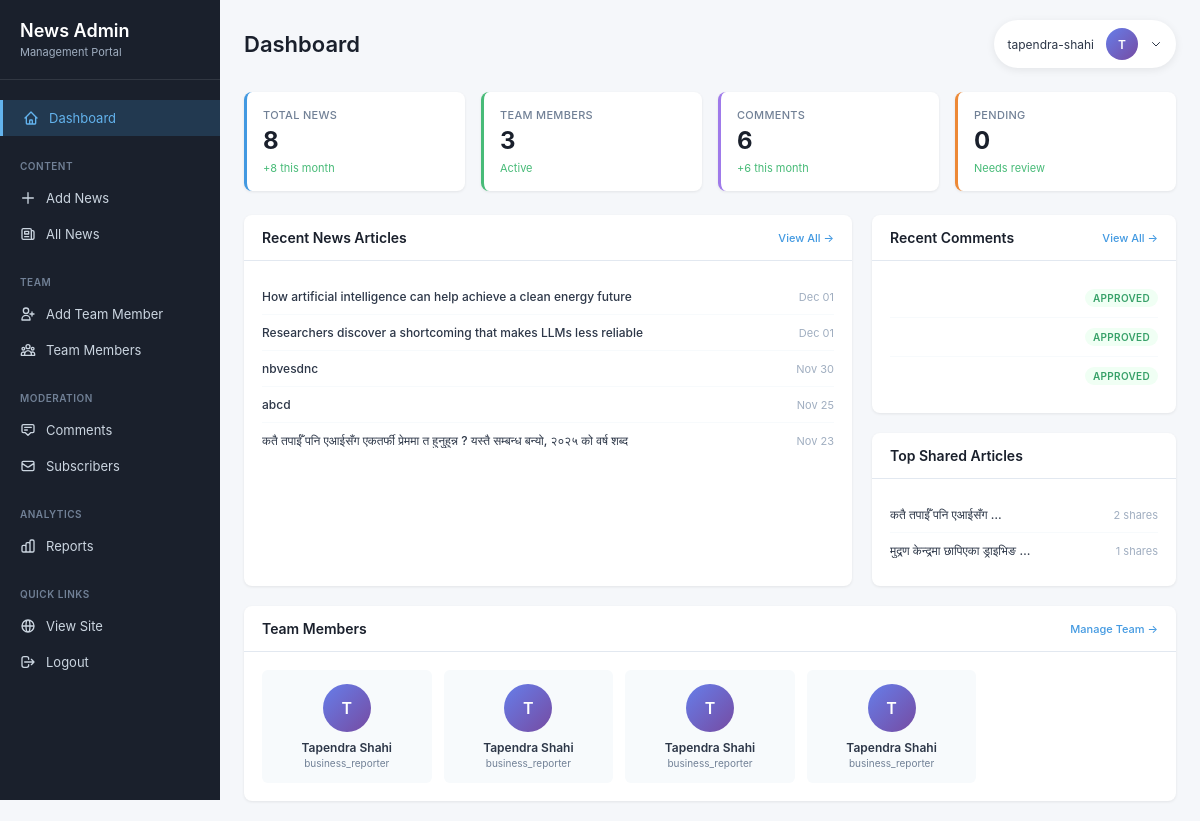
The app's page /custom-admin/ (signed in), older data.
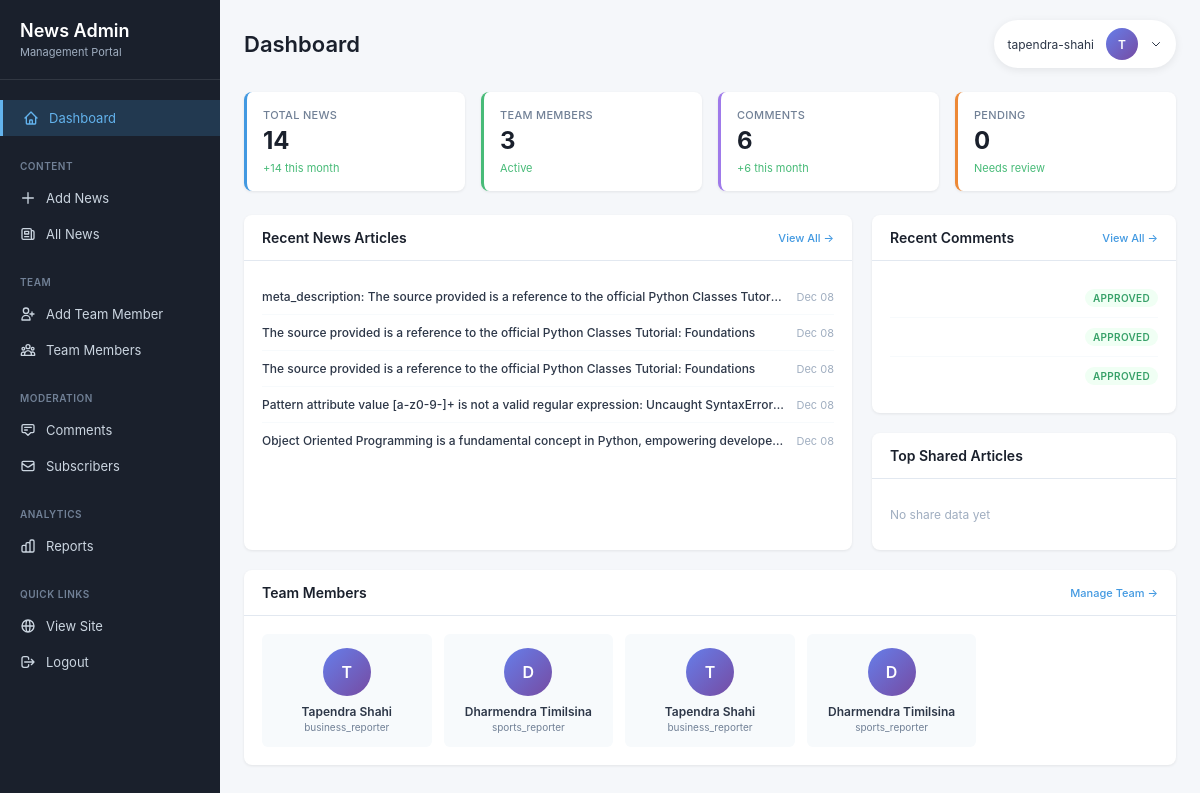
The same page, newer data.
### news/models.py (models this page shows, shortened)
class News(models.Model):
    CATEGORY_CHOICES = [
        ('business', 'Business'),
        ('political', 'Political'),
        ('tech', 'Tech'),
        ('education', 'Education'),
    ]
    VISIBILITY_CHOICES = [
        ('public', 'Public'),
        ('private', 'Private'),
        ('password', 'Password Protected'),
    ]
    title = models.CharField(max_length=255)
    slug = models.SlugField(max_length=255, blank=True, help_text="URL-friendly version of title")
    content = models.TextField()
    excerpt = models.TextField(max_length=300, blank=True, help_text="Brief summary of the article")
    category = models.CharField(max_length=50, choices=CATEGORY_CHOICES, default='business')
    tags = models.CharField(max_length=500, blank=True, help_text="Comma-separated tags")
    author = models.ForeignKey(TeamMember, on_delete=models.SET_NULL, null=True, blank=True, related_name='articles', help_text="Select the author from team members")
    meta_description = models.CharField(max_length=160, blank=True, help_text="SEO meta description")
    visibility = models.CharField(max_length=20, choices=VISIBILITY_CHOICES, default='public')
    publish_date = models.DateTimeField(null=True, blank=True, help_text="Schedule publish date/time")
    created_at = models.DateTimeField(auto_now_add=True)
    updated_at = models.DateTimeField(auto_now=True)
    image = models.ImageField(upload_to='news_images/', blank=True, null=True)
    class Meta:
        ordering = ['-created_at']
        verbose_name = 'News Article'
        verbose_name_plural = 'News Articles'

class Comment(models.Model):
    news = models.ForeignKey(News, on_delete=models.CASCADE, related_name='comments')
    name = models.CharField(max_length=100, help_text="Commenter's name")
    email = models.EmailField(help_text="Commenter's email (not displayed publicly)")
    text = models.TextField(help_text="Comment text")
    created_at = models.DateTimeField(auto_now_add=True)
    is_approved = models.BooleanField(default=True, help_text="Whether this comment is approved for display")
    class Meta:
        ordering = ['-created_at']
        verbose_name = 'Comment'
        verbose_name_plural = 'Comments'

class TeamMember(models.Model):
    ROLE_CHOICES = [
        ('editor_in_chief', 'Editor-in-Chief'),
        ('tech_editor', 'Tech Editor'),
        ('political_analyst', 'Political Analyst'),
        ('business_reporter', 'Business Reporter'),
        ('sports_reporter', 'Sports Reporter'),
        ('senior_editor', 'Senior Editor'),
        ('staff_writer', 'Staff Writer'),
        ('photographer', 'Photographer'),
        ('video_journalist', 'Video Journalist'),
    ]
    name = models.CharField(max_length=255)
    role = models.CharField(max_length=50, choices=ROLE_CHOICES)
    bio = models.TextField(blank=True, help_text="Brief biography of the team member")
    photo = models.ImageField(upload_to='team_photos/', blank=True, null=True, help_text="Professional headshot")
    email = models.EmailField(blank=True, help_text="Professional email address")
    twitter_url = models.URLField(blank=True, help_text="Twitter profile URL")
    linkedin_url = models.URLField(blank=True, help_text="LinkedIn profile URL")
    is_active = models.BooleanField(default=True, help_text="Is this team member currently active?")
    order = models.IntegerField(default=0, help_text="Display order (lower numbers appear first)")
    joined_date = models.DateField(auto_now_add=True)
    class Meta:
        ordering = ['order', 'name']
        verbose_name = 'Team Member'
        verbose_name_plural = 'Team Members'

### news/admin_views.py (the view)
# urls.py: path('', admin_views.admin_dashboard, name='dashboard'),
@staff_member_required
def admin_dashboard(request):
    total_news = News.objects.count()
    total_team = TeamMember.objects.filter(is_active=True).count()
    total_comments = Comment.objects.count()
    pending_comments = Comment.objects.filter(is_approved=False).count()
    recent_news = News.objects.order_by('-created_at')[:5]
    recent_comments = Comment.objects.order_by('-created_at')[:5]
    categories = News.objects.values('category').annotate(count=Count('id'))
    thirty_days_ago = timezone.now() - timedelta(days=30)
    news_last_month = News.objects.filter(created_at__gte=thirty_days_ago).count()
    comments_last_month = Comment.objects.filter(created_at__gte=thirty_days_ago).count()
    top_shared = []
    for news in News.objects.all()[:10]:
        total_shares = ShareCount.objects.filter(news=news).aggregate(
            total=Count('id')
        )['total'] or 0
        if total_shares > 0:
            top_shared.append({'news': news, 'shares': total_shares})
    top_shared.sort(key=lambda x: x['shares'], reverse=True)
    top_shared = top_shared[:5]
    context = {
        'total_news': total_news,
        'total_team': total_team,
        'total_comments': total_comments,
        'pending_comments': pending_comments,
        'recent_news': recent_news,
        'recent_comments': recent_comments,
        'categories': categories,
        'news_last_month': news_last_month,
        'comments_last_month': comments_last_month,
        'top_shared': top_shared,
    }
    return render(request, 'admin/custom_admin.html', context)

### news/templates/admin/custom_admin.html (shortened to what the changed rows need)
{% load static %}
<!DOCTYPE html>
<html lang="en">
<head>
</head>
<body>
    <div class="container">
        <aside class="sidebar">
            <div class="sidebar-header">
                <h2>News Admin</h2>
            </div>
        </aside>
        <main class="main-content">
            <div class="top-bar">
                <h1>Dashboard</h1>
            </div>
            <div class="stats-grid">
                <div class="stat-card blue">
                    <div class="stat-label">Total News</div>
                    <div class="stat-value">{{ total_news }}</div>
                    <div class="stat-change">+{{ news_last_month }} this month</div>
                </div>
            </div>
            <div class="content-grid">
                <div class="card">
                    <div class="card-body">
                        <ul class="item-list">
                            {% for news in recent_news %}
                            <li>
                                <div class="item-title">{{ news.title }}</div>
                                <div class="item-meta">{{ news.created_at|date:"M d" }}</div>
                            </li>
                            {% empty %}
                            <li style="color: #a0aec0; text-align: center;">No news articles yet</li>
                            {% endfor %}
                        </ul>
                    </div>
                </div>
                <div>
                    <div class="card" style="margin-bottom: 20px;">
                        <div class="card-body">
                            <ul class="item-list">
                                {% for comment in recent_comments|slice:":3" %}
                                <li>
                                    <span class="badge {% if comment.is_approved %}approved{% else %}pending{% endif %}">
                                        {% if comment.is_approved %}Approved{% else %}Pending{% endif %}
                                    </span>
                                </li>
                                {% empty %}
                                <li style="color: #a0aec0; text-align: center;">No comments yet</li>
                                {% endfor %}
                            </ul>
                        </div>
                    </div>
                    <div class="card">
                        <div class="card-body">
                            <ul class="item-list">
                                {% for item in top_shared|slice:":3" %}
                                <li>
                                    <div class="item-title">{{ item.news.title|truncatewords:4 }}</div>
                                    <div class="item-meta">{{ item.shares }} shares</div>
                                </li>
                                {% empty %}
                                <li style="color: #a0aec0; text-align: center;">No share data yet</li>
                                {% endfor %}
                            </ul>
                        </div>
                    </div>
                </div>
            </div>
            <div class="card">
                <div class="card-body">
                    <div class="team-grid">
                        {% for member in recent_news|slice:":6" %}
                        {% if member.author %}
                        <div class="team-member">
                            <div class="team-avatar">{{ member.author.name|slice:":1"|upper }}</div>
                            <div class="team-name">{{ member.author.name|truncatewords:2 }}</div>
                            <div class="team-role">{{ member.author.role }}</div>
                        </div>
                        {% endif %}
                        {% empty %}
                        <div style="grid-column: 1/-1; text-align: center; color: #a0aec0; padding: 20px;">
                            No team members yet
                        </div>
                        {% endfor %}
                    </div>
                </div>
            </div>
        </main>
    </div>
</body>
</html>

Row changes from the older to the newer data that the page shows:
no longer on this page (row unchanged): News: title "How artificial intelligence can help achieve a clean energy future", created_at "Dec 01", author.name "T", author.name "Tapendra Shahi", author.role "business_reporter"
no longer on this page (row unchanged): News: title "Researchers discover a shortcoming that makes LLMs less reliable", created_at "Dec 01", author.name "T", author.name "Tapendra Shahi", author.role "business_reporter"
no longer on this page (row unchanged): News: title "nbvesdnc", created_at "Nov 30", author.name "T", author.name "Tapendra Shahi", author.role "business_reporter"
no longer on this page (row unchanged): News: title "abcd", created_at "Nov 25", author.name "T", author.name "Tapendra Shahi", author.role "business_reporter"
no longer on this page (row unchanged): News: title "कतै तपाईँ पनि एआईसँग एकतर्फी प्रेममा त हुनुहुन्न ? यस्तै सम्बन्ध बन्यो, २०२५ को वर्ष शब्द", created_at "Nov 23", news "कतै तपाईँ पनि एआईसँग …", shares "2"
no longer on this page (row unchanged): News: news "मुद्रण केन्द्रमा छापिएका ड्राइभिङ …", shares "1", shown under "Top Shared Articles"
added News: title "meta_description: The source provided is a reference to the official Python Classes Tutori…", created_at "Dec 08", author.name "T", author.name "Tapendra Shahi", author.role "business_reporter"
added News: title "The source provided is a reference to the official Python Classes Tutorial: Foundations", created_at "Dec 08", author.name "D", author.name "Dharmendra Timilsina", author.role "sports_reporter"
added News: title "The source provided is a reference to the official Python Classes Tutorial: Foundations", created_at "Dec 08", author.name "T", author.name "Tapendra Shahi", author.role "business_reporter"
added News: title "Pattern attribute value [a-z0-9-]+ is not a valid regular expression: Uncaught SyntaxError…", created_at "Dec 08", author.name "D", author.name "Dharmendra Timilsina", author.role "sports_reporter"
added News: title "Object Oriented Programming is a fundamental concept in Python, empowering develope…", created_at "Dec 08", shown under "Recent News Articles"
Text that changed along with them:
{{ total_news }}: "8" → "14"
{{ news_last_month }}: "8" → "14"
text now shown: "No share data yet"
